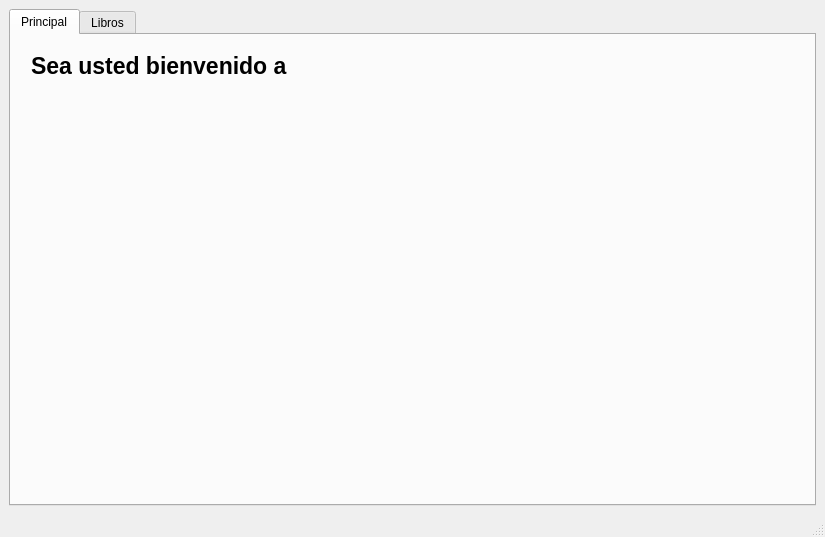
<?xml version="1.0" encoding="UTF-8"?>
<ui version="4.0">
 <class>MainWindow</class>
 <widget class="QMainWindow" name="MainWindow">
  <property name="geometry">
   <rect>
    <x>0</x>
    <y>0</y>
    <width>825</width>
    <height>537</height>
   </rect>
  </property>
  <property name="windowTitle">
   <string>Biblioteca Héctor Prieto</string>
  </property>
  <widget class="QWidget" name="centralwidget">
   <layout class="QGridLayout" name="gridLayout">
    <item row="0" column="0">
     <widget class="QTabWidget" name="tabWidget">
      <property name="currentIndex">
       <number>0</number>
      </property>
      <widget class="QWidget" name="tab">
       <attribute name="title">
        <string>Principal</string>
       </attribute>
       <widget class="QLabel" name="label">
        <property name="geometry">
         <rect>
          <x>20</x>
          <y>0</y>
          <width>301</width>
          <height>61</height>
         </rect>
        </property>
        <property name="font">
         <font>
          <pointsize>17</pointsize>
          <weight>75</weight>
          <bold>true</bold>
         </font>
        </property>
        <property name="text">
         <string>Sea usted bienvenido a</string>
        </property>
       </widget>
       <widget class="QLabel" name="label_2">
        <property name="geometry">
         <rect>
          <x>140</x>
          <y>60</y>
          <width>541</width>
          <height>371</height>
         </rect>
        </property>
        <property name="text">
         <string/>
        </property>
        <property name="pixmap">
         <pixmap resource="imagenes.qrc">:/imagenes/libroBiblioteca.png</pixmap>
        </property>
        <property name="scaledContents">
         <bool>true</bool>
        </property>
       </widget>
      </widget>
      <widget class="QWidget" name="tab_2">
       <attribute name="title">
        <string>Libros</string>
       </attribute>
       <layout class="QGridLayout" name="gridLayout_2">
        <item row="0" column="0" colspan="2">
         <widget class="QTableWidget" name="tableLibros">
          <column>
           <property name="text">
            <string>Código</string>
           </property>
           <property name="font">
            <font>
             <pointsize>11</pointsize>
             <weight>75</weight>
             <bold>true</bold>
            </font>
           </property>
           <property name="background">
            <color>
             <red>208</red>
             <green>208</green>
             <blue>208</blue>
            </color>
           </property>
          </column>
          <column>
           <property name="text">
            <string>ISBN</string>
           </property>
           <property name="font">
            <font>
             <pointsize>11</pointsize>
             <weight>75</weight>
             <bold>true</bold>
            </font>
           </property>
           <property name="background">
            <color>
             <red>208</red>
             <green>208</green>
             <blue>208</blue>
            </color>
           </property>
          </column>
          <column>
           <property name="text">
            <string>Título</string>
           </property>
           <property name="font">
            <font>
             <pointsize>11</pointsize>
             <weight>75</weight>
             <bold>true</bold>
            </font>
           </property>
           <property name="background">
            <color>
             <red>208</red>
             <green>208</green>
             <blue>208</blue>
            </color>
           </property>
          </column>
          <column>
           <property name="text">
            <string>Autor</string>
           </property>
           <property name="font">
            <font>
             <pointsize>11</pointsize>
             <weight>75</weight>
             <bold>true</bold>
            </font>
           </property>
           <property name="background">
            <color>
             <red>208</red>
             <green>208</green>
             <blue>208</blue>
            </color>
           </property>
          </column>
          <column>
           <property name="text">
            <string>Editorial</string>
           </property>
           <property name="font">
            <font>
             <pointsize>11</pointsize>
             <weight>75</weight>
             <bold>true</bold>
            </font>
           </property>
           <property name="background">
            <color>
             <red>208</red>
             <green>208</green>
             <blue>208</blue>
            </color>
           </property>
          </column>
          <column>
           <property name="text">
            <string>Ejemplar</string>
           </property>
           <property name="font">
            <font>
             <pointsize>11</pointsize>
             <weight>75</weight>
             <bold>true</bold>
            </font>
           </property>
           <property name="background">
            <color>
             <red>208</red>
             <green>208</green>
             <blue>208</blue>
            </color>
           </property>
          </column>
          <column>
           <property name="text">
            <string>Año de publicación</string>
           </property>
           <property name="font">
            <font>
             <pointsize>11</pointsize>
             <weight>75</weight>
             <bold>true</bold>
            </font>
           </property>
           <property name="background">
            <color>
             <red>208</red>
             <green>208</green>
             <blue>208</blue>
            </color>
           </property>
          </column>
         </widget>
        </item>
        <item row="1" column="0">
         <widget class="QPushButton" name="pushButton">
          <property name="text">
           <string>Agregar libro</string>
          </property>
         </widget>
        </item>
        <item row="1" column="1">
         <widget class="QPushButton" name="pushButton_2">
          <property name="text">
           <string>Mostrar libros</string>
          </property>
         </widget>
        </item>
       </layout>
      </widget>
     </widget>
    </item>
   </layout>
  </widget>
  <widget class="QMenuBar" name="menubar">
   <property name="geometry">
    <rect>
     <x>0</x>
     <y>0</y>
     <width>825</width>
     <height>21</height>
    </rect>
   </property>
  </widget>
  <widget class="QStatusBar" name="statusbar"/>
 </widget>
 <resources>
  <include location="imagenes.qrc"/>
 </resources>
 <connections/>
</ui>
